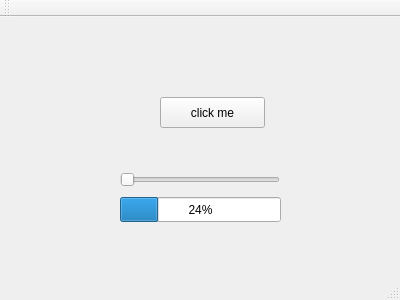
<?xml version="1.0" encoding="UTF-8"?>
<ui version="4.0">
 <class>MainWindow</class>
 <widget class="QMainWindow" name="MainWindow">
  <property name="geometry">
   <rect>
    <x>0</x>
    <y>0</y>
    <width>400</width>
    <height>300</height>
   </rect>
  </property>
  <property name="windowTitle">
   <string>MainWindow</string>
  </property>
  <widget class="QWidget" name="centralWidget">
   <widget class="QPushButton" name="pushButton">
    <property name="geometry">
     <rect>
      <x>160</x>
      <y>80</y>
      <width>105</width>
      <height>31</height>
     </rect>
    </property>
    <property name="text">
     <string>click me</string>
    </property>
   </widget>
   <widget class="QSlider" name="horizontalSlider">
    <property name="geometry">
     <rect>
      <x>120</x>
      <y>150</y>
      <width>160</width>
      <height>26</height>
     </rect>
    </property>
    <property name="orientation">
     <enum>Qt::Horizontal</enum>
    </property>
   </widget>
   <widget class="QProgressBar" name="progressBar">
    <property name="geometry">
     <rect>
      <x>120</x>
      <y>180</y>
      <width>161</width>
      <height>25</height>
     </rect>
    </property>
    <property name="value">
     <number>24</number>
    </property>
   </widget>
  </widget>
  <widget class="QMenuBar" name="menuBar">
   <property name="geometry">
    <rect>
     <x>0</x>
     <y>0</y>
     <width>400</width>
     <height>29</height>
    </rect>
   </property>
  </widget>
  <widget class="QToolBar" name="mainToolBar">
   <attribute name="toolBarArea">
    <enum>TopToolBarArea</enum>
   </attribute>
   <attribute name="toolBarBreak">
    <bool>false</bool>
   </attribute>
  </widget>
  <widget class="QStatusBar" name="statusBar"/>
 </widget>
 <layoutdefault spacing="6" margin="11"/>
 <resources/>
 <connections>
  <connection>
   <sender>pushButton</sender>
   <signal>clicked()</signal>
   <receiver>MainWindow</receiver>
   <slot>close()</slot>
   <hints>
    <hint type="sourcelabel">
     <x>200</x>
     <y>141</y>
    </hint>
    <hint type="destinationlabel">
     <x>255</x>
     <y>210</y>
    </hint>
   </hints>
  </connection>
 </connections>
</ui>
